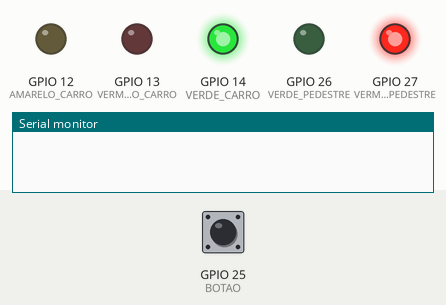
This program was run on a simulated ESP32. Parts: output pins drawn as LEDs (lit = HIGH), the last lines printed to the serial monitor. Dashed ring = blinking. The test bench sets the inputs (shaded band); at power-on: GPIO 25 (BOTAO) HIGH.

Above: at 1.2 s.
1.3 s: GPIO 25 (BOTAO) pulled LOW for 0.15 s
At 4.1 s:
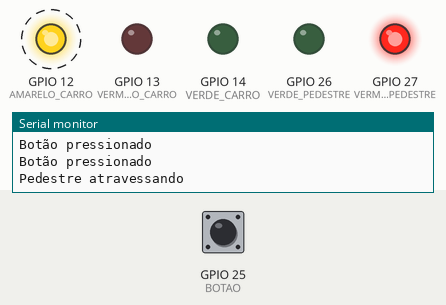
7.4 s: GPIO 25 (BOTAO) driven LOW
At 9.3 s:
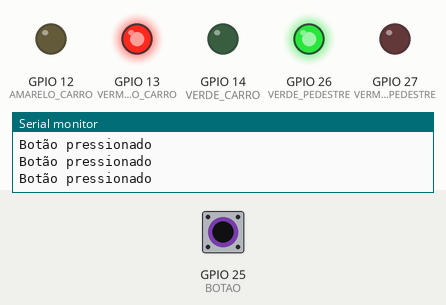
Timing chart, 0 to 15.3 s (numbered marks = the images above; inputs shaded):
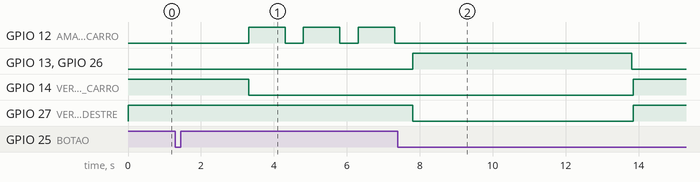

Measured:
- after the input at 1.3 s, GPIO 14 (VERDE_CARRO): HIGH → LOW after 2.0 s instead of 2.7 s
- by itself, GPIO 12 (AMARELO_CARRO): alternates HIGH for 1.0 s and LOW for 0.50 s

The program:

main.cpp
```cpp
#include <Arduino.h>

#define VERMELHO_CARRO 13
#define AMARELO_CARRO 12
#define VERDE_CARRO 14
#define VERMELHO_PEDESTRE 27
#define VERDE_PEDESTRE 26
#define BOTAO 25

bool solicitarTravessia = false;

void botaoTask(void *param);
void pedestreAtravessa();

void setup() {
  pinMode(VERMELHO_CARRO, OUTPUT);
  pinMode(AMARELO_CARRO, OUTPUT);
  pinMode(VERDE_CARRO, OUTPUT);
  pinMode(VERMELHO_PEDESTRE, OUTPUT);
  pinMode(VERDE_PEDESTRE, OUTPUT);
  pinMode(BOTAO, INPUT_PULLUP);
  xTaskCreate(botaoTask, "Botao Task", 1024, NULL, 1, NULL);
  Serial.begin(9600);
}

void botaoTask(void *param) {
  while (true) {
  vTaskDelay(5);
    if (digitalRead(BOTAO) == LOW) {
      Serial.println("Botão pressionado");
      solicitarTravessia = true;
    }
  }
}

void piscarLED(int cor) {
  for (int i = 0; i < 3; i++) {
    digitalWrite(cor, HIGH);
    delay(1000);
    digitalWrite(cor, LOW);
    delay(500);
  }
}

void pedestreAtravessa() {
  Serial.println("Pedestre atravessando");
  solicitarTravessia = false;
  digitalWrite(VERDE_CARRO, LOW);
  piscarLED(AMARELO_CARRO);
  digitalWrite(VERMELHO_CARRO, HIGH);
  digitalWrite(VERMELHO_PEDESTRE, LOW);
  digitalWrite(VERDE_PEDESTRE, HIGH);
  delay(6000);
  digitalWrite(VERDE_PEDESTRE, LOW);
  digitalWrite(VERMELHO_CARRO, LOW);
  Serial.println("Pedestre atravessou");
}

void loop() {
  solicitarTravessia = false;
  digitalWrite(VERDE_CARRO, HIGH);
  digitalWrite(VERMELHO_PEDESTRE, HIGH);
  for(int i = 1; i <= 400; i++){
    delay(10);
    if (solicitarTravessia == true) {
      break;
    }
  }
  if(solicitarTravessia == true){
    delay(2000);
    pedestreAtravessa();
  }
  else {
    digitalWrite(VERDE_CARRO, LOW);
    piscarLED(AMARELO_CARRO);
    digitalWrite(VERMELHO_CARRO, HIGH);
    digitalWrite(VERMELHO_PEDESTRE, LOW);
    digitalWrite(VERDE_PEDESTRE, HIGH);
    delay(3000);
    digitalWrite(VERMELHO_CARRO, LOW);
    digitalWrite(VERDE_PEDESTRE, LOW);
  }
}
```
